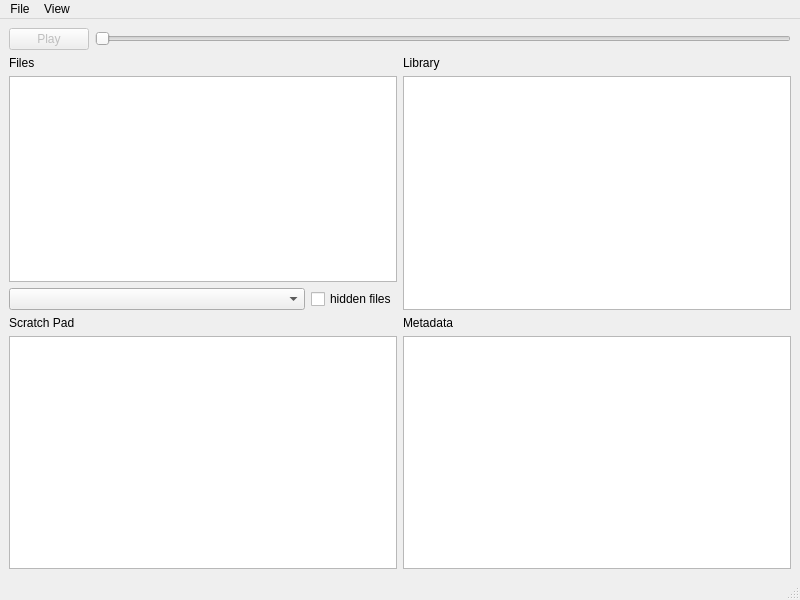
<?xml version="1.0" encoding="UTF-8"?>
<ui version="4.0">
 <class>MainWindow</class>
 <widget class="QMainWindow" name="MainWindow">
  <property name="geometry">
   <rect>
    <x>0</x>
    <y>0</y>
    <width>800</width>
    <height>600</height>
   </rect>
  </property>
  <property name="minimumSize">
   <size>
    <width>0</width>
    <height>600</height>
   </size>
  </property>
  <property name="windowTitle">
   <string>MainWindow</string>
  </property>
  <widget class="QWidget" name="centralwidget">
   <layout class="QVBoxLayout" name="verticalLayout_6">
    <item>
     <layout class="QVBoxLayout" name="verticalLayout_5">
      <item>
       <layout class="QHBoxLayout" name="horizontalLayout_2">
        <item>
         <layout class="QGridLayout" name="media_controls">
          <item row="0" column="0">
           <widget class="QPushButton" name="play_btn">
            <property name="enabled">
             <bool>false</bool>
            </property>
            <property name="text">
             <string>Play</string>
            </property>
            <property name="icon">
             <iconset theme="media-playback-start">
              <normaloff>.</normaloff>.</iconset>
            </property>
           </widget>
          </item>
         </layout>
        </item>
        <item>
         <widget class="QSlider" name="horizontalSlider">
          <property name="orientation">
           <enum>Qt::Horizontal</enum>
          </property>
         </widget>
        </item>
       </layout>
      </item>
      <item>
       <layout class="QHBoxLayout" name="horizontalLayout_5">
        <item>
         <layout class="QVBoxLayout" name="verticalLayout">
          <item>
           <widget class="QLabel" name="files_label">
            <property name="text">
             <string>Files</string>
            </property>
           </widget>
          </item>
          <item>
           <widget class="QTreeView" name="file_tree"/>
          </item>
          <item>
           <layout class="QHBoxLayout" name="horizontalLayout">
            <item>
             <widget class="QComboBox" name="name_filter">
              <property name="sizePolicy">
               <sizepolicy hsizetype="MinimumExpanding" vsizetype="Fixed">
                <horstretch>0</horstretch>
                <verstretch>0</verstretch>
               </sizepolicy>
              </property>
             </widget>
            </item>
            <item>
             <widget class="QCheckBox" name="show_hidden">
              <property name="text">
               <string>hidden files</string>
              </property>
             </widget>
            </item>
           </layout>
          </item>
         </layout>
        </item>
        <item>
         <layout class="QVBoxLayout" name="verticalLayout_2">
          <item>
           <widget class="QLabel" name="lib_label">
            <property name="text">
             <string>Library</string>
            </property>
           </widget>
          </item>
          <item>
           <widget class="QTreeView" name="lib_tree"/>
          </item>
         </layout>
        </item>
       </layout>
      </item>
      <item>
       <layout class="QHBoxLayout" name="horizontalLayout_4">
        <item>
         <layout class="QVBoxLayout" name="verticalLayout_3">
          <item>
           <widget class="QLabel" name="label">
            <property name="text">
             <string>Scratch Pad</string>
            </property>
           </widget>
          </item>
          <item>
           <widget class="QListView" name="listView"/>
          </item>
          <item>
           <layout class="QHBoxLayout" name="horizontalLayout_3"/>
          </item>
         </layout>
        </item>
        <item>
         <layout class="QVBoxLayout" name="verticalLayout_4">
          <item>
           <widget class="QLabel" name="label_2">
            <property name="text">
             <string>Metadata</string>
            </property>
           </widget>
          </item>
          <item>
           <widget class="QTreeView" name="metadata_view"/>
          </item>
         </layout>
        </item>
       </layout>
      </item>
     </layout>
    </item>
   </layout>
  </widget>
  <widget class="QMenuBar" name="menubar">
   <property name="geometry">
    <rect>
     <x>0</x>
     <y>0</y>
     <width>800</width>
     <height>22</height>
    </rect>
   </property>
   <widget class="QMenu" name="menuFile">
    <property name="title">
     <string>File</string>
    </property>
    <addaction name="actionQuit"/>
   </widget>
   <widget class="QMenu" name="menuView">
    <property name="title">
     <string>View</string>
    </property>
    <addaction name="actionFile_Tree"/>
    <addaction name="actionFile_List"/>
    <addaction name="actionLibrary"/>
    <addaction name="actionMetadata"/>
   </widget>
   <addaction name="menuFile"/>
   <addaction name="menuView"/>
  </widget>
  <widget class="QStatusBar" name="statusbar"/>
  <action name="actionQuit">
   <property name="text">
    <string>Quit</string>
   </property>
   <property name="shortcut">
    <string>Ctrl+Q</string>
   </property>
  </action>
  <action name="actionFile_Tree">
   <property name="checkable">
    <bool>true</bool>
   </property>
   <property name="checked">
    <bool>true</bool>
   </property>
   <property name="text">
    <string>Files</string>
   </property>
   <property name="shortcut">
    <string>F1</string>
   </property>
  </action>
  <action name="actionFile_List">
   <property name="checkable">
    <bool>true</bool>
   </property>
   <property name="checked">
    <bool>true</bool>
   </property>
   <property name="text">
    <string>Library</string>
   </property>
   <property name="shortcut">
    <string>F2</string>
   </property>
  </action>
  <action name="actionLibrary">
   <property name="checkable">
    <bool>true</bool>
   </property>
   <property name="checked">
    <bool>true</bool>
   </property>
   <property name="text">
    <string>Scratchpad</string>
   </property>
   <property name="shortcut">
    <string>F3</string>
   </property>
  </action>
  <action name="actionMetadata">
   <property name="checkable">
    <bool>true</bool>
   </property>
   <property name="checked">
    <bool>true</bool>
   </property>
   <property name="text">
    <string>Metadata</string>
   </property>
   <property name="shortcut">
    <string>F4</string>
   </property>
  </action>
 </widget>
 <resources/>
 <connections>
  <connection>
   <sender>actionQuit</sender>
   <signal>triggered()</signal>
   <receiver>MainWindow</receiver>
   <slot>close()</slot>
   <hints>
    <hint type="sourcelabel">
     <x>-1</x>
     <y>-1</y>
    </hint>
    <hint type="destinationlabel">
     <x>399</x>
     <y>299</y>
    </hint>
   </hints>
  </connection>
 </connections>
</ui>
